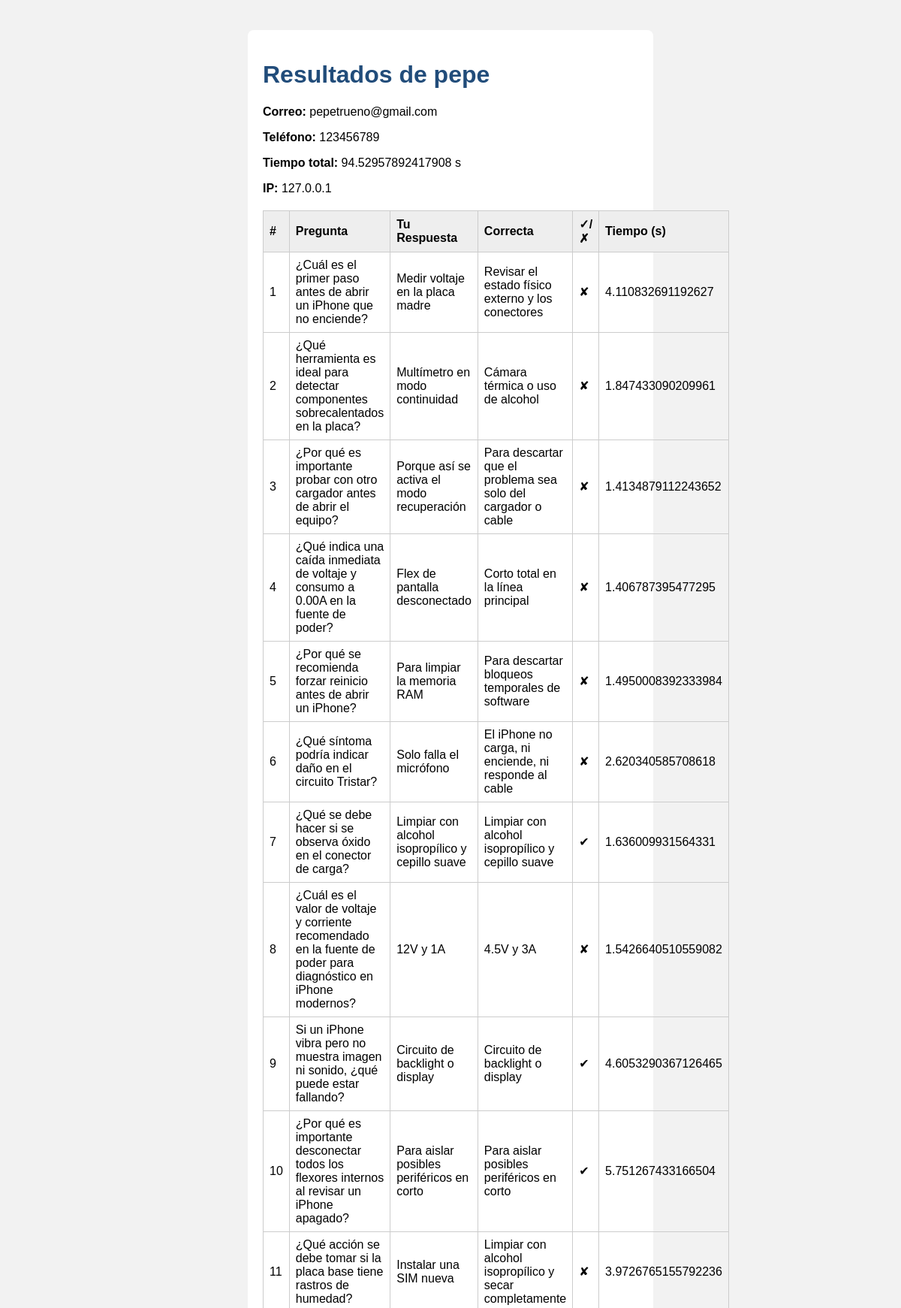
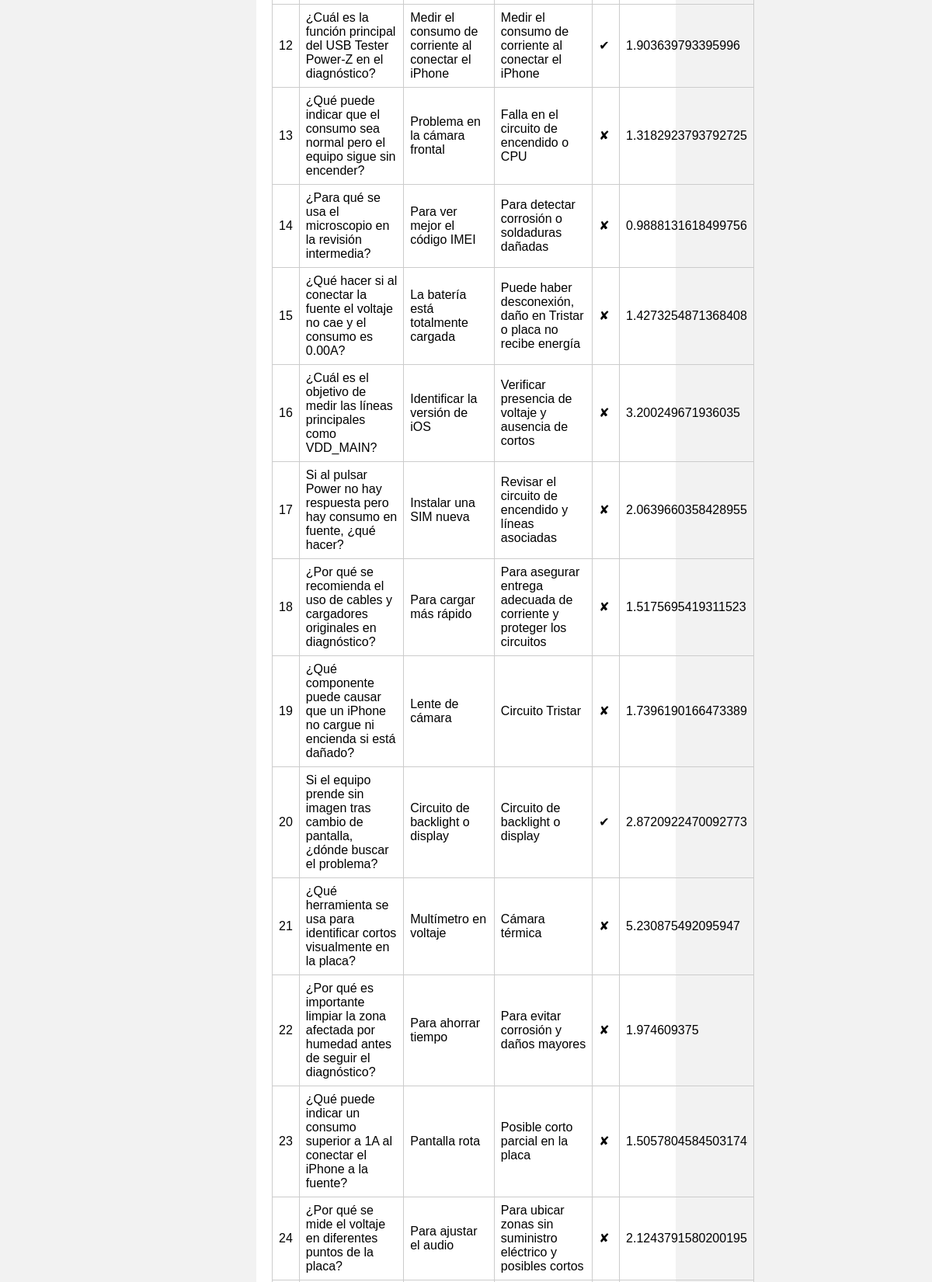
The app's page /resultado/1 (upper part) with its own data (2 pictures, top to bottom).
### tables this page shows
CREATE TABLE respuestas (
                id INTEGER PRIMARY KEY AUTOINCREMENT,
                nombre TEXT,
                correo TEXT,
                telefono TEXT,
                respuestas TEXT,
                tiempos TEXT,
                tiempo_total REAL,
                ip TEXT
            );

### app.py (the view)
@app.route("/resultado/<int:res_id>")
def resultados_tecnico(res_id):
    conn = sqlite3.connect(DB_FILE)
    c = conn.cursor()
    c.execute("""
        SELECT nombre, correo, telefono, respuestas, tiempos, tiempo_total, ip
        FROM respuestas WHERE id=?
    """, (res_id,))
    row = c.fetchone()
    conn.close()
    preguntas = cargar_preguntas()
    user_resps = json.loads(row[3])
    user_times = json.loads(row[4])
    detalles = []
    for i, ur in enumerate(user_resps):
        p = preguntas[i]
        correcta_idx = p.get("respuestaCorrecta", 0)
        correcta_text = p["opciones"][correcta_idx]
        detalles.append({
            "pregunta": p["pregunta"],
            "respuesta_usuario": ur,
            "respuesta_correcta": correcta_text,
            "acierto": ur == correcta_text,
            "tiempo": user_times[i] if i < len(user_times) else 0
        })
    return render_template(
        "resultados_tecnico.html",
        nombre=row[0],
        correo=row[1],
        telefono=row[2],
        tiempo_total=row[5],
        ip=row[6],
        detalles=detalles
    )

### app.py (called while the page is built)
def cargar_preguntas():
    with open(PREGUNTAS_FILE, "r", encoding="utf-8") as f:
        return json.load(f)

### templates/resultados_tecnico.html (shortened to what this page needs)
<!DOCTYPE html>
<html lang="es">
<head>
  <link rel="stylesheet" href="{{ url_for('static', filename='style.css') }}">
</head>
<body>
  <div class="container">
    <h1>Resultados de {{ nombre }}</h1>
    <p><strong>Correo:</strong> {{ correo }}</p>
    <p><strong>Teléfono:</strong> {{ telefono }}</p>
    <p><strong>Tiempo total:</strong> {{ tiempo_total }} s</p>
    <p><strong>IP:</strong> {{ ip }}</p>
    <table>
      <thead>
        <tr>
          <th>#</th>
          <th>Pregunta</th>
          <th>Tu Respuesta</th>
          <th>Correcta</th>
          <th>✓/✗</th>
          <th>Tiempo (s)</th>
        </tr>
      </thead>
      <tbody>
        {% for d in detalles %}
          <tr>
            <td>{{ loop.index }}</td>
            <td>{{ d.pregunta }}</td>
            <td>{{ d.respuesta_usuario }}</td>
            <td>{{ d.respuesta_correcta }}</td>
            <td>{% if d.acierto %}✔{% else %}✘{% endif %}</td>
            <td>{{ d.tiempo }}</td>
          </tr>
        {% endfor %}
      </tbody>
    </table>
  </div>
</body>
</html>

### static/style.css (style rules this page uses)
body { font-family: Arial, sans-serif; background: #f2f2f2; margin: 0; padding: 0; }
.container { max-width: 500px; margin: 40px auto; background: white; padding: 20px; border-radius: 8px; }
h1, h2 { color: #214C7A; }
table { width: 100%; border-collapse: collapse; margin-top: 20px; }
th, td { border: 1px solid #ccc; padding: 8px; text-align: left; }
th { background: #eee; }

### records on screen
respuestas: nombre "pepe", correo "pepetrueno@gmail.com", telefono "123456789", tiempo_total "94.52957892417908", ip "127.0.0.1"

### other values on screen
{{ d.pregunta }} "¿Cuál es el primer paso antes de abrir un iPhone que no enciende?" "¿Qué herramienta es ideal para detectar componentes sobrecalentados en la placa?" "¿Por qué es importante probar con otro cargador antes de abrir el equipo?" "¿Qué indica una caída inmediata de voltaje y consumo a 0.00A en la fuente de poder?" "¿Por qué se recomienda forzar reinicio antes de abrir un iPhone?" "¿Qué síntoma podría indicar daño en el circuito Tristar?" "¿Qué se debe hacer si se observa óxido en el conector de carga?" "¿Cuál es el valor de voltaje y corriente recomendado en la fuente de poder para diagnóstico en iPhone modernos?" "Si un iPhone vibra pero no muestra imagen ni sonido, ¿qué puede estar fallando?" "¿Por qué es importante desconectar todos los flexores internos al revisar un iPhone apagado?" "¿Qué acción se debe tomar si la placa base tiene rastros de humedad?" "¿Cuál es la función principal del USB Tester Power-Z en el diagnóstico?" "¿Qué puede indicar que el consumo sea normal pero el equipo sigue sin encender?" "¿Para qué se usa el microscopio en la revisión intermedia?" "¿Qué hacer si al conectar la fuente el voltaje no cae y el consumo es 0.00A?" "¿Cuál es el objetivo de medir las líneas principales como VDD_MAIN?" "Si al pulsar Power no hay respuesta pero hay consumo en fuente, ¿qué hacer?" "¿Por qué se recomienda el uso de cables y cargadores originales en diagnóstico?" "¿Qué componente puede causar que un iPhone no cargue ni encienda si está dañado?" "Si el equipo prende sin imagen tras cambio de pantalla, ¿dónde buscar el problema?" "¿Qué herramienta se usa para identificar cortos visualmente en la placa?" "¿Por qué es importante limpiar la zona afectada por humedad antes de seguir el diagnóstico?" "¿Qué puede indicar un consumo superior a 1A al conectar el iPhone a la fuente?" "¿Por qué se mide el voltaje en diferentes puntos de la placa?"
{{ d.respuesta_usuario }} "Medir voltaje en la placa madre" "Multímetro en modo continuidad" "Porque así se activa el modo recuperación" "Flex de pantalla desconectado" "Para limpiar la memoria RAM" "Solo falla el micrófono" "Limpiar con alcohol isopropílico y cepillo suave" "12V y 1A" "Circuito de backlight o display" "Para aislar posibles periféricos en corto" "Instalar una SIM nueva" "Medir el consumo de corriente al conectar el iPhone" "Problema en la cámara frontal" "Para ver mejor el código IMEI" "La batería está totalmente cargada" "Identificar la versión de iOS" "Instalar una SIM nueva" "Para cargar más rápido" "Lente de cámara" "Circuito de backlight o display" "Multímetro en voltaje" "Para ahorrar tiempo" "Pantalla rota" "Para ajustar el audio"
{{ d.respuesta_correcta }} "Revisar el estado físico externo y los conectores" "Cámara térmica o uso de alcohol" "Para descartar que el problema sea solo del cargador o cable" "Corto total en la línea principal" "Para descartar bloqueos temporales de software" "El iPhone no carga, ni enciende, ni responde al cable" "Limpiar con alcohol isopropílico y cepillo suave" "4.5V y 3A" "Circuito de backlight o display" "Para aislar posibles periféricos en corto" "Limpiar con alcohol isopropílico y secar completamente" "Medir el consumo de corriente al conectar el iPhone" "Falla en el circuito de encendido o CPU" "Para detectar corrosión o soldaduras dañadas" "Puede haber desconexión, daño en Tristar o placa no recibe energía" "Verificar presencia de voltaje y ausencia de cortos" "Revisar el circuito de encendido y líneas asociadas" "Para asegurar entrega adecuada de corriente y proteger los circuitos" "Circuito Tristar" "Circuito de backlight o display" "Cámara térmica" "Para evitar corrosión y daños mayores" "Posible corto parcial en la placa" "Para ubicar zonas sin suministro eléctrico y posibles cortos"
{{ d.tiempo }} "4.110832691192627" "1.847433090209961" "1.4134879112243652" "1.406787395477295" "1.4950008392333984" "2.620340585708618" "1.636009931564331" "1.5426640510559082" "4.6053290367126465" "5.751267433166504" "3.9726765155792236" "1.903639793395996" "1.3182923793792725" "0.9888131618499756" "1.4273254871368408" "3.200249671936035" "2.0639660358428955" "1.5175695419311523" "1.7396190166473389" "2.8720922470092773" "5.230875492095947" "1.974609375" "1.5057804584503174" "2.1243791580200195"
